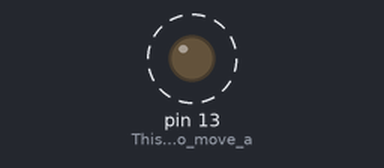
A sketch run on a simulated Arduino Uno, built with avr-gcc and run on an emulated ATmega328P. Shown: output pins drawn as LEDs (lit = HIGH). Dashed ring = blinking.

Above: at 1.1 s.
Timing chart, 0 to 4.8 s (numbered marks = the images above):
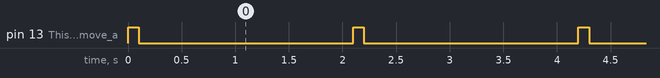

The sketch:

Anti-Theft_LED.ino
```cpp
void setup()
{
 pinMode(13,OUTPUT); //This allows 13 to move a lot of electricity (a lot of amps)
}


void loop()
{
 digitalWrite(13,HIGH);
 delay(100); //This keeps your arduino from bricking
 digitalWrite(13,LOW);
 delay(2000);
}
```

Measured:
- by itself, pin 13 (This_allows_13_to_move_a): alternates HIGH for 0.10 s and LOW for 2.0 s
